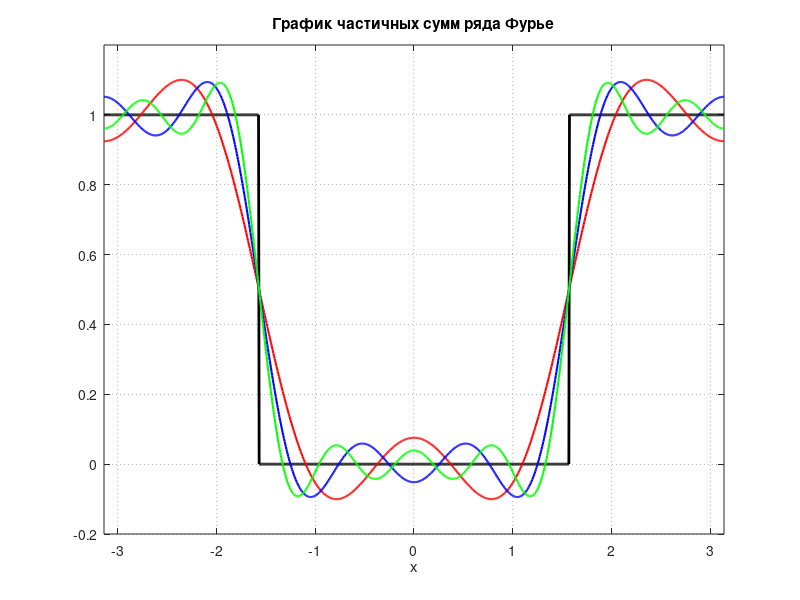

Write the MATLAB code that produced this figure.
% === Основной код ===
x = linspace(-pi, pi, 1000);          % ось x
f = double(abs(x) > pi/2);            % кусочная функция
f(abs(abs(x) - pi/2) < 1e-4) = NaN;   % искусственные разрывы


figure('Units', 'pixels', 'Position', [100 100 800 600]);

% Частичная сумма S_3(x)
S3 = 0.5 * ones(size(x));  % начальный член A0/2
for k = 1:3
    ak = -2 / (pi * k) * sin(pi * k / 2);  % коэффициент a_k
    S3 = S3 + ak * cos(k * x);            % добавление k-го члена
end

% Частичная сумма S_5(x)
S5 = 0.5 * ones(size(x));  % начальный член A0/2
for k = 1:5
    ak = -2 / (pi * k) * sin(pi * k / 2);  % коэффициент a_k
    S5 = S5 + ak * cos(k * x);            % добавление k-го члена
end

% Частичная сумма S_7(x)
S7 = 0.5 * ones(size(x));  % начальный член A0/2
for k = 1:7
    ak = -2 / (pi * k) * sin(pi * k / 2);  % коэффициент a_k
    S7 = S7 + ak * cos(k * x);            % добавление k-го члена
end

% Построение графика
plot(x, f, 'k', 'LineWidth', 2); hold on;
plot(x, S3, 'r', 'LineWidth', 1.5);
plot(x, S5, 'b', 'LineWidth', 1.5);
plot(x, S7, 'g', 'LineWidth', 1.5);

xlabel('x');
%legend({'f(x)', 'S_3(x)', 'S_5(x)', 'S_7(x)'}, 'Location', 'north'); % правильная легендаt
title('График частичных сумм ряда Фурье');
grid on;
axis([-pi pi -0.2 1.2]);
set(gca, 'GridLineStyle', ':', 'GridAlpha', 0.3);
print('../../images/summ_2.png', '-dpng', '-r300');
hold off;
